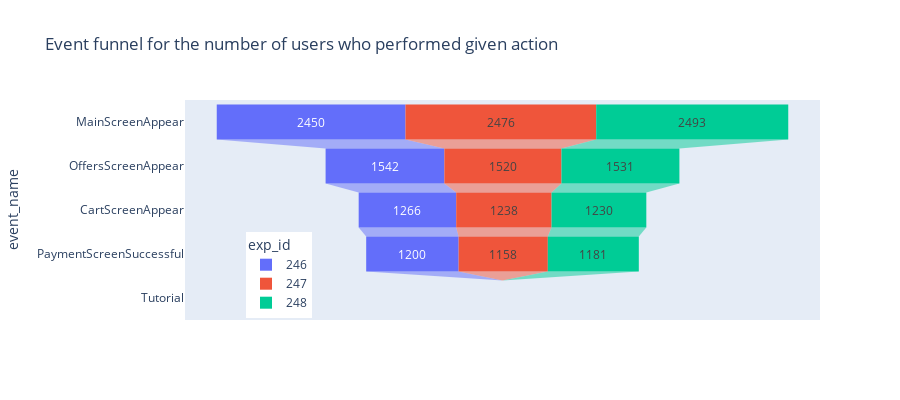

Here is the notebook cell this chart was saved with:
### Markdown cell above
**d. Menentukan corong peristiwa.**

### Code cell
# Filter out Tutorial event
logs_notutorial = logs_complete.loc[~(logs_complete['event_name'] == 'Tutorial')].copy()

# Plotly funnel
funnel_by_groups = []

for g in logs_notutorial['exp_id'].unique():
    temp_grp = logs_notutorial.loc[logs_notutorial['exp_id'] == g].groupby(by=['event_name', 'exp_id'])['user_id'].nunique().reset_index().sort_values(by=['user_id'], ascending=False)
    funnel_by_groups.append(temp_grp)

funnel_by_groups = pd.concat(funnel_by_groups)

fig = px.funnel(funnel_by_groups, x='user_id', y='event_name', color='exp_id', title='Event funnel for the number of users who performed given action')

fig.update_layout(
    autosize=False,
    width=900,
    height=400,
    legend=dict(
        yanchor="top",
        y=0.4,
        xanchor="right",
        x=0.2
    )
)

fig.show()

### Figure 1 — Plotly figure (JSON) as saved in the notebook; plotly's stock layout.template omitted (floating-point values rounded to 4 significant figures)
{"data": [{"hovertemplate": "exp_id=246<br>user_id=%{x}<br>event_name=%{y}<extra></extra>", "legendgroup": "246", "marker": {"color": "#636efa"}, "name": "246", "orientation": "h", "showlegend": true, "type": "funnel", "x": [2450, 1542, 1266, 1200, 0], "xaxis": "x", "y": ["MainScreenAppear", "OffersScreenAppear", "CartScreenAppear", "PaymentScreenSuccessful", "Tutorial"], "yaxis": "y"}, {"hovertemplate": "exp_id=247<br>user_id=%{x}<br>event_name=%{y}<extra></extra>", "legendgroup": "247", "marker": {"color": "#EF553B"}, "name": "247", "orientation": "h", "showlegend": true, "type": "funnel", "x": [2476, 1520, 1238, 1158, 0], "xaxis": "x", "y": ["MainScreenAppear", "OffersScreenAppear", "CartScreenAppear", "PaymentScreenSuccessful", "Tutorial"], "yaxis": "y"}, {"hovertemplate": "exp_id=248<br>user_id=%{x}<br>event_name=%{y}<extra></extra>", "legendgroup": "248", "marker": {"color": "#00cc96"}, "name": "248", "orientation": "h", "showlegend": true, "type": "funnel", "x": [2493, 1531, 1230, 1181, 0], "xaxis": "x", "y": ["MainScreenAppear", "OffersScreenAppear", "CartScreenAppear", "PaymentScreenSuccessful", "Tutorial"], "yaxis": "y"}], "layout": {"autosize": false, "height": 400, "legend": {"title": {"text": "exp_id"}, "tracegroupgap": 0, "x": 0.2, "xanchor": "right", "y": 0.4, "yanchor": "top"}, "title": {"text": "Event funnel for the number of users who performed given action"}, "width": 900, "xaxis": {"anchor": "y", "domain": [0, 1], "title": {"text": "user_id"}}, "yaxis": {"anchor": "x", "domain": [0, 1], "title": {"text": "event_name"}}}}
